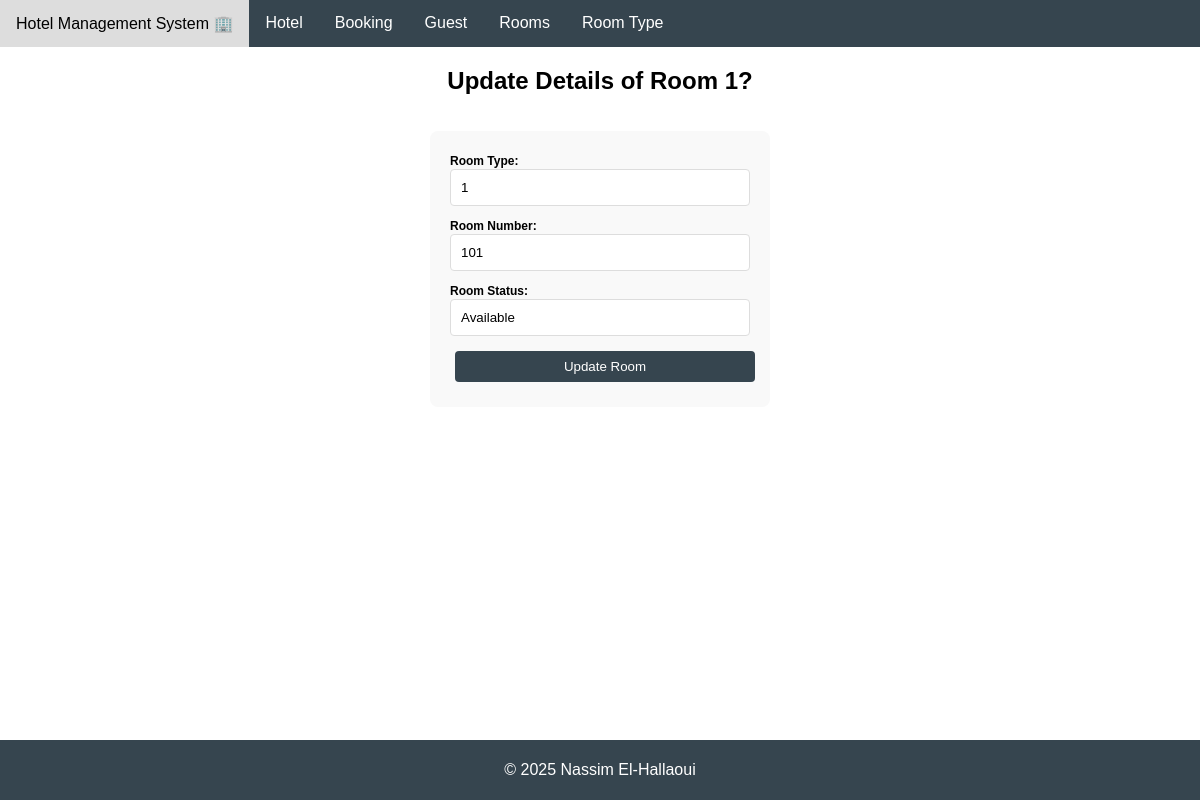
/updateRoom.php?roomID=1, run on the app's committed database.
### tables this page shows
CREATE TABLE ROOM(
	roomID INTEGER PRIMARY KEY AUTOINCREMENT,
	hotelID INTEGER NOT NULL,
	roomTypeID INTEGER NOT NULL,
	roomNumber INTEGER NOT NULL,
	roomStatus TEXT NOT NULL,
	FOREIGN KEY (hotelID) REFERENCES HOTEL(hotelID),
	FOREIGN KEY (roomTypeID) REFERENCES ROOMTYPE(roomTypeID)
);

### functions.php (called while the page is built, shortened)
<?php
function viewRoom($roomID)
{
    $db = db_connect();
    $stmt = $db->prepare("SELECT * FROM ROOM WHERE roomID = :id");
    $stmt->bindValue(":id", $roomID, SQLITE3_INTEGER);
    $result = $stmt->execute();
    $room_detail = [];
    while ($row = $result->fetchArray(SQLITE3_NUM)) {
        $room_detail[] = $row;
    }
    return $room_detail;
}
?>

### updateRoom.php (the view, shortened to what this page needs)
<!DOCTYPE html>
<html lang="en">
<head>
    <link rel="stylesheet" href="style.css">
</head>
<body>
    <?php include "navbar.php";
    require_once "functions.php";
    $room_ID = $_GET["roomID"];
    $room1 = viewRoom($room_ID);
    ?>
    <div>
        <h2 class="centered-header">Update Details of Room <?php echo $room1[0][0] ?>?</h2>
    </div>
    <div class="main">
         <form method="post">
           <label class=amazing-text for="Room Type:">Room Type:</label>
           <input type="text" id="room-type" name="room-type" value="<?php echo $room1[0][2] ?>" required>
           <label class=amazing-text for="Room Number:">Room Number:</label>
           <input type="text" id="room-number" name="room-number" value="<?php echo $room1[0][3] ?>" required>
           <label class=amazing-text for="Room Status:">Room Status:</label>
           <input type="text" id="room-status" name="room-status" value="<?php echo $room1[0][4] ?>" required>
           <button type="submit" name="updateRoom">Update Room</button>
         </form>
    </div>
    <?php include 'footer.php'; ?>
</body>
</html>

### style.css (style rules this page uses)
body { font-family: Arial, sans-serif; display: flex; flex-direction: column; min-height: 100vh; margin: 0; }
.main { flex: 1; padding: 1rem; }
.amazing-text { font-size: 12px; font-weight: bold; color: black; }
.centered-header { text-align: center; }
form { width: 300px; margin: 0 auto; padding: 20px; background: #f9f9f9; border-radius: 8px; }
input[type="text"], input[type="date"], input[type="email"], input[type="number"] { width: calc(100% - 22px); padding: 10px; margin-bottom: 10px; border: 1px solid #ddd; border-radius: 4px; }
button { width: 100%; padding: 10px; background-color: rgb(54,69,79); color: white; border: none; border-radius: 4px; cursor: pointer; }
button { padding: 8px 15px; margin: 5px; border: none; border-radius: 4px; color: white; background-color: rgb(54,69,79); cursor: pointer; transition: background-color 0.3s ease; }

### data on the page
room: roomID "1", room-type "1", room-number "101", room-status "Available"
